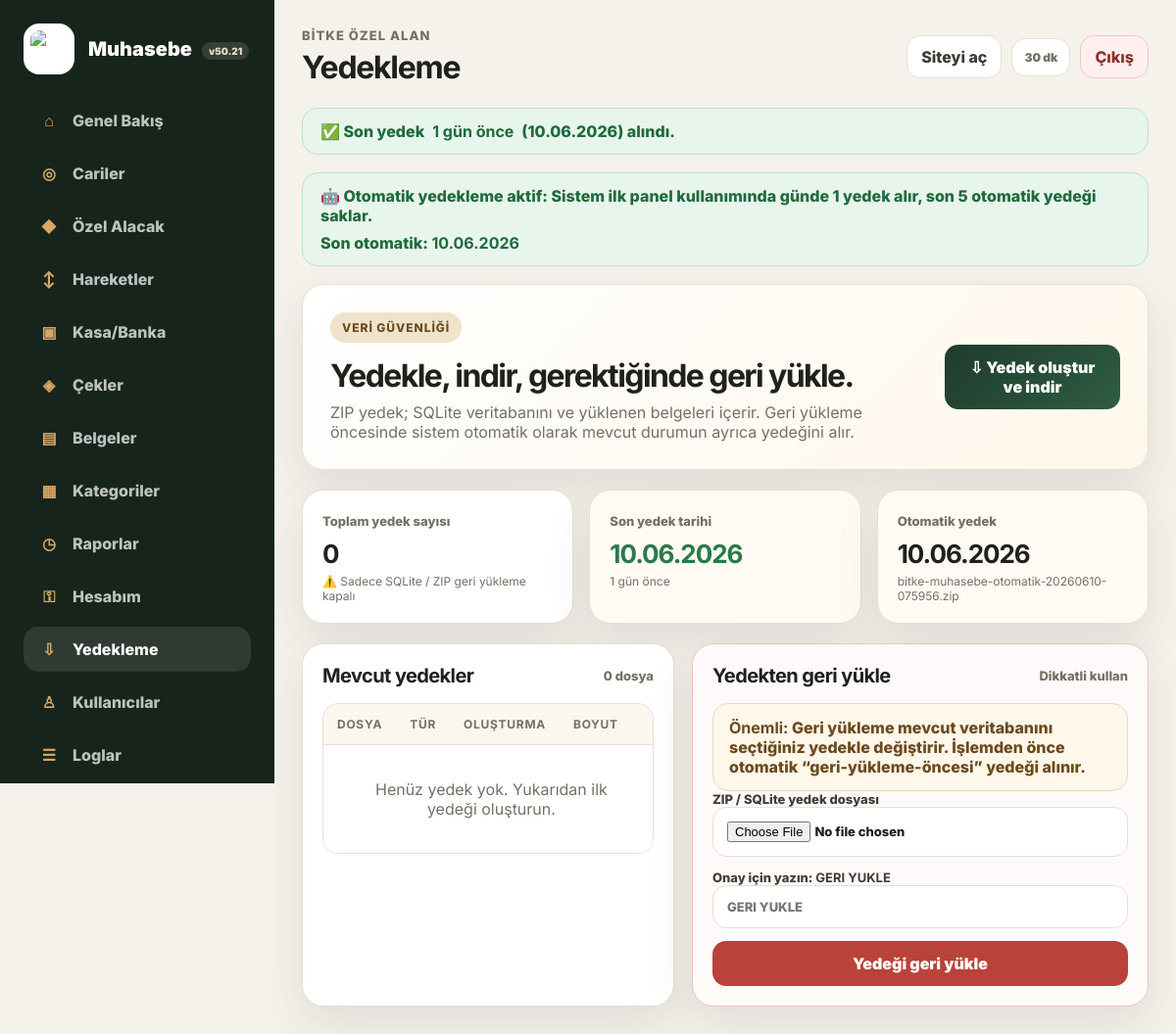
Page /yedekler.php (signed in) on the committed database.
### tables this page shows
CREATE TABLE settings (
        key TEXT PRIMARY KEY,
        value TEXT NOT NULL DEFAULT '',
        updated_at TEXT NOT NULL
    );

### bootstrap.php (called while the page is built, shortened)
<?php
function db(): PDO
{
    static $pdo = null;
    if ($pdo instanceof PDO) return $pdo;
    $pdo = new PDO('sqlite:' . DB_PATH);
    $pdo->setAttribute(PDO::ATTR_ERRMODE, PDO::ERRMODE_EXCEPTION);
    $pdo->setAttribute(PDO::ATTR_DEFAULT_FETCH_MODE, PDO::FETCH_ASSOC);
    $pdo->exec('PRAGMA foreign_keys = ON');
    return $pdo;
}
function e($value): string { return htmlspecialchars((string)$value, ENT_QUOTES, 'UTF-8'); }
function setting_get(string $key, ?string $default = null): ?string
{
    try {
        $stmt = db()->prepare('SELECT value FROM settings WHERE key=?');
        $stmt->execute([$key]);
        $row = $stmt->fetch();
        return ($row !== false) ? $row['value'] : $default;
    } catch (Throwable $e) { return $default; }
}
function tr_date(?string $date): string { if (!$date) return '-'; $ts = strtotime($date); return $ts ? date('d.m.Y', $ts) : e($date); }
function backup_file_list(): array
{
    $files = [];
    if (!is_dir(BACKUP_DIR)) return $files;
    usort($files, fn($a,$b)=>$b['time']<=>$a['time']);
    return $files;
}

### yedekler.php (the view, shortened to what this page needs)
<?php
require_once __DIR__ . '/layout.php';
$files = backup_file_list();
$autoLast = setting_get('auto_backup_last_date');
$autoLastFile = setting_get('auto_backup_last_file', '');
$lastBackup = setting_get('last_backup_date');
$daysSince = null;
if ($lastBackup) $daysSince = (int)floor((time() - strtotime($lastBackup)) / 86400);
?>
<?php if ($lastBackup): ?>
<div class="backup-status-bar <?php echo $daysSince >= 7 ? 'backup-old' : 'backup-ok'; ?>">
  <?php if ($daysSince === 0): ?>
    ✅ Bugün yedek alındı. Veriler güvende.
  <?php elseif ($daysSince < 7): ?>
    ✅ Son yedek <strong><?php echo $daysSince; ?> gün önce</strong> (<?php echo e(tr_date($lastBackup)); ?>) alındı.
  <?php else: ?>
    ⚠️ Son yedek <strong><?php echo $daysSince; ?> gün önce</strong> (<?php echo e(tr_date($lastBackup)); ?>) alındı. Yeni yedek almanızı öneririz.
  <?php endif; ?>
</div>
<?php else: ?>
<div class="backup-status-bar backup-old">⚠️ Henüz yedek alınmamış. Verilerinizi korumak için bir yedek oluşturun.</div>
<?php endif; ?>
<div class="backup-status-bar backup-ok auto-backup-note">
  🤖 Otomatik yedekleme aktif: Sistem ilk panel kullanımında günde 1 yedek alır, son 5 otomatik yedeği saklar.
  <?php if ($autoLast): ?><span>Son otomatik: <strong><?php echo e(tr_date($autoLast)); ?></strong></span><?php endif; ?>
</div>
<section class="hero-card">
  <div>
    <span class="status-pill">Veri güvenliği</span>
    <h2>Yedekle, indir, gerektiğinde geri yükle.</h2>
    <p>ZIP yedek; SQLite veritabanını ve yüklenen belgeleri içerir. Geri yükleme öncesinde sistem otomatik olarak mevcut durumun ayrıca yedeğini alır.</p>
  </div>
  <div class="hero-actions">
    <form method="post"><?php echo csrf_field(); ?><input type="hidden" name="action" value="create"><button class="btn btn-primary" type="submit">⇩ Yedek oluştur ve indir</button></form>
  </div>
</section>
<section class="stats-grid three" style="margin-top:0">
  <article class="stat-card"><span>Toplam yedek sayısı</span><strong><?php echo count($files); ?></strong><small><?php echo class_exists('ZipArchive') ? '✅ ZIP + belgeler aktif' : '⚠️ Sadece SQLite / ZIP geri yükleme kapalı'; ?></small></article>
  <article class="stat-card <?php echo (!$lastBackup || $daysSince >= 7) ? '' : 'soft'; ?>"><span>Son yedek tarihi</span><strong class="<?php echo (!$lastBackup || $daysSince >= 7) ? 'text-danger' : 'text-success'; ?>"><?php echo $lastBackup ? e(tr_date($lastBackup)) : 'Yok'; ?></strong><small><?php echo $daysSince !== null ? $daysSince . ' gün önce' : 'Henüz yedek alınmamış'; ?></small></article>
  <article class="stat-card soft"><span>Otomatik yedek</span><strong><?php echo $autoLast ? e(tr_date($autoLast)) : 'Hazır'; ?></strong><small><?php echo $autoLastFile ? e($autoLastFile) : 'İlk kullanımda oluşur'; ?></small></article>
</section>
<section class="content-grid compact">
  <article class="panel-card">
    <div class="card-head"><h3>Mevcut yedekler</h3><span><?php echo count($files); ?> dosya</span></div>
    <div class="table-wrap">
      <table>
        <thead><tr><th>Dosya</th><th>Tür</th><th>Oluşturma</th><th class="right">Boyut</th><th></th></tr></thead>
        <tbody>
          <?php if(!$files): ?><tr><td colspan="5" class="empty">Henüz yedek yok. Yukarıdan ilk yedeği oluşturun.</td></tr><?php endif; ?>
        </tbody>
      </table>
    </div>
  </article>
  <article class="panel-card danger-zone">
    <div class="card-head"><h3>Yedekten geri yükle</h3><span>Dikkatli kullan</span></div>
    <div class="security-note"><strong>Önemli:</strong> Geri yükleme mevcut veritabanını seçtiğiniz yedekle değiştirir. İşlemden önce otomatik “geri-yükleme-öncesi” yedeği alınır.</div>
    <form method="post" enctype="multipart/form-data" class="stack-form" onsubmit="return confirm('Mevcut veriler yedek dosyasıyla değiştirilecek. Devam edilsin mi?');">
      <label>ZIP / SQLite yedek dosyası<input type="file" name="backup_file" accept=".zip,.sqlite,.db" required></label>
      <label>Onay için yazın: <strong>GERI YUKLE</strong><input name="confirm_phrase" placeholder="GERI YUKLE" required></label>
      <button class="btn btn-danger" type="submit">Yedeği geri yükle</button>
    </form>
  </article>
</section>

### assets/muhasebe.css (style rules this page uses)
:root { --bg:#f5f2ec;--surface:#fffaf3;--card:#ffffff;--text:#1e211c;--muted:#737166;--border:#e7dfd1;--primary:#1f3b2d;--primary-2:#2f5d42;--accent:#c8914b;--danger:#b9423a;--success:#297a4a;--warning:#9b6a1a;--info:#2f5c8f;--shadow:0 18px 45px rgba(40,35,25,.10);--radius:22px }
* { box-sizing:border-box }
body { margin:0;font-family:Inter,system-ui,-apple-system,Segoe UI,sans-serif;background:var(--bg);color:var(--text) }
button,input,select,textarea { font:inherit }
.login-heading span,.status-pill { display:inline-flex;align-items:center;gap:8px;padding:8px 12px;border-radius:999px;background:#efe3cc;color:#6c4a1e;font-size:12px;font-weight:800;letter-spacing:.08em;text-transform:uppercase }
.login-form label,.stack-form label { font-size:13px;font-weight:800;color:#403d35 }
.login-form input,.stack-form input,.stack-form select,.stack-form textarea,.filterbar input,.filterbar select,td input,td select { width:100%;border:1px solid var(--border);background:#fff;border-radius:14px;padding:13px 14px;outline:none;color:var(--text) }
.login-form button,.btn { border:0;border-radius:14px;padding:13px 17px;font-weight:900;cursor:pointer;display:inline-flex;align-items:center;justify-content:center;gap:8px }
.login-form button,.btn-primary { background:linear-gradient(135deg,var(--primary),var(--primary-2));color:#fff }
.hero-card,.panel-card,.stat-card { background:var(--card);border:1px solid var(--border);box-shadow:var(--shadow);border-radius:var(--radius) }
.hero-card { padding:28px;display:flex;justify-content:space-between;gap:22px;align-items:center;margin-bottom:20px;background:linear-gradient(135deg,#fff,#fff7ea) }
.hero-card h2 { font-size:32px;line-height:1.1;letter-spacing:-.05em;margin:16px 0 10px }
.hero-card p { margin:0;color:var(--muted);max-width:760px }
.hero-actions { display:flex;gap:10px;flex-wrap:wrap }
.stats-grid { display:grid;grid-template-columns:repeat(4,minmax(0,1fr));gap:16px;margin:20px 0 }
.stat-card { padding:20px }
.stat-card span { color:var(--muted);font-size:13px;font-weight:800 }
.stat-card strong { display:block;font-size:26px;margin:9px 0 5px;letter-spacing:-.04em }
.stat-card small,td small { display:block;color:var(--muted);font-size:12px;margin-top:4px }
.stat-card.soft { background:#fffaf3 }
.content-grid { display:grid;grid-template-columns:1.35fr .85fr;gap:18px;margin-top:18px }
.content-grid.compact { grid-template-columns:380px 1fr }
.panel-card { padding:20px;min-width:0 }
.card-head { display:flex;align-items:center;justify-content:space-between;gap:12px;margin-bottom:16px }
.card-head h3 { margin:0;font-size:20px;letter-spacing:-.03em }
.card-head a,.card-head span { font-size:13px;color:var(--muted);font-weight:800 }
.table-wrap { overflow:auto;border-radius:16px;border:1px solid var(--border) }
table { width:100%;border-collapse:collapse;background:#fff }
th,td { padding:13px 14px;border-bottom:1px solid var(--border);text-align:left;vertical-align:middle }
th { font-size:12px;text-transform:uppercase;letter-spacing:.06em;color:var(--muted);background:#fbf7ee }
tr:last-child td { border-bottom:0 }
.right { text-align:right }
.empty { text-align:center;color:var(--muted);padding:35px }
.text-success { color:var(--success) }
.stack-form { display:grid;gap:13px }
.security-note { padding:14px 16px;border-radius:16px;background:#fff7ea;border:1px solid #edd8b7;color:#6c4a1e;font-weight:800 }
.backup-status-bar { padding:13px 18px; border-radius:16px; font-weight:800; margin-bottom:18px; display:flex; align-items:center; gap:8px; }
.backup-ok { background:#e8f5ed; color:#1f6b3d; border:1px solid #bfe3ca; }
.btn-danger { background:var(--danger);color:#fff;border-color:transparent }
.danger-zone { border-color:#efc2bd;background:#fffafa }
.danger-zone input[type=file] { padding:14px;background:#fff }
.stats-grid.three { grid-template-columns:repeat(3,minmax(0,1fr)) }
.auto-backup-note { justify-content:space-between;flex-wrap:wrap }

### rows in the picture
settings: value "1", value "10.06.2026"
settings: value "10.06.2026"
settings: value "bitke-muhasebe-otomatik-20260610-075956.zip"

### other values in the picture
APP_VERSION "v50.21"
$item[3] "⌂"
$item[2] "Genel Bakış"
$item[3] "◎"
$item[2] "Cariler"
$item[3] "◆"
$item[2] "Özel Alacak"
$item[3] "↕"
$item[2] "Hareketler"
$item[3] "▣"
$item[2] "Kasa/Banka"
$item[3] "◈"
$item[2] "Çekler"
$item[3] "▤"
$item[2] "Belgeler"
